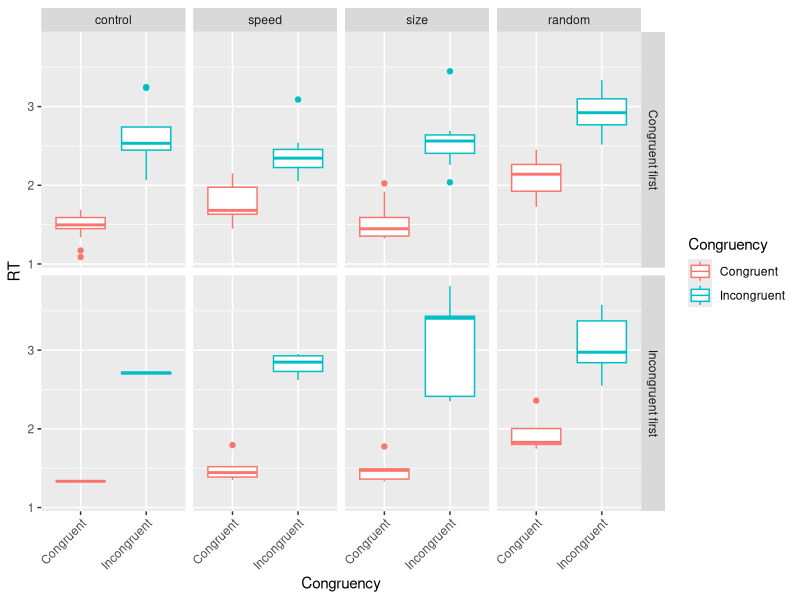
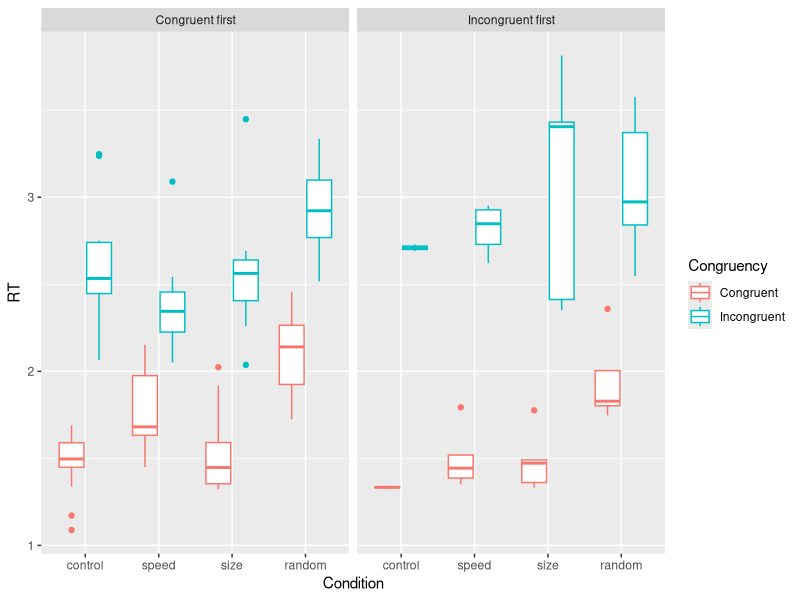
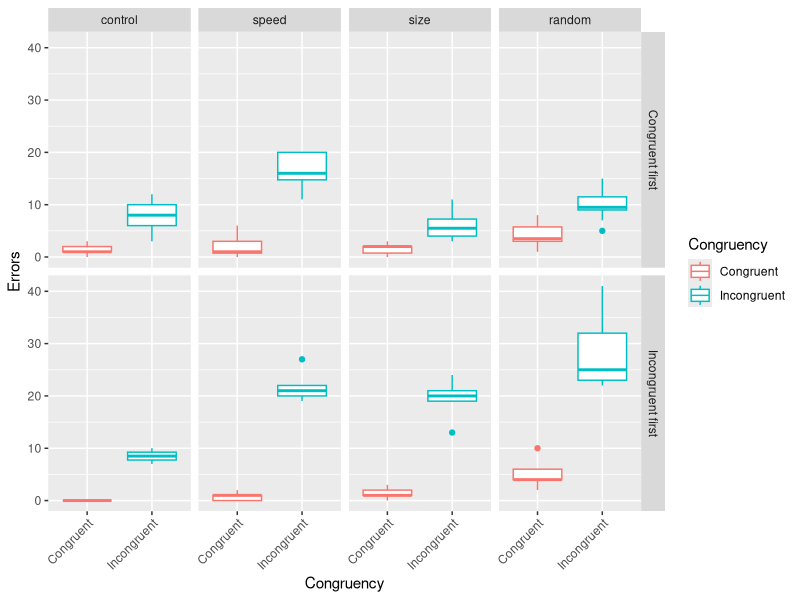
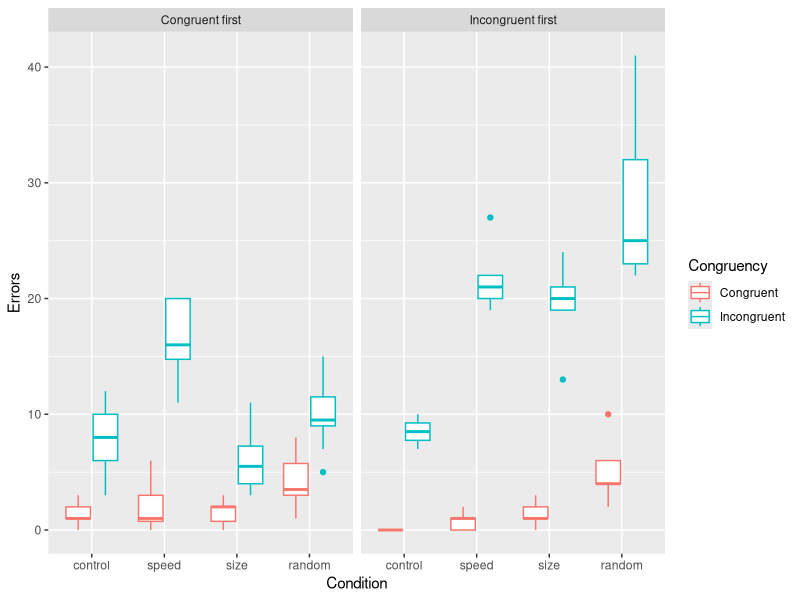
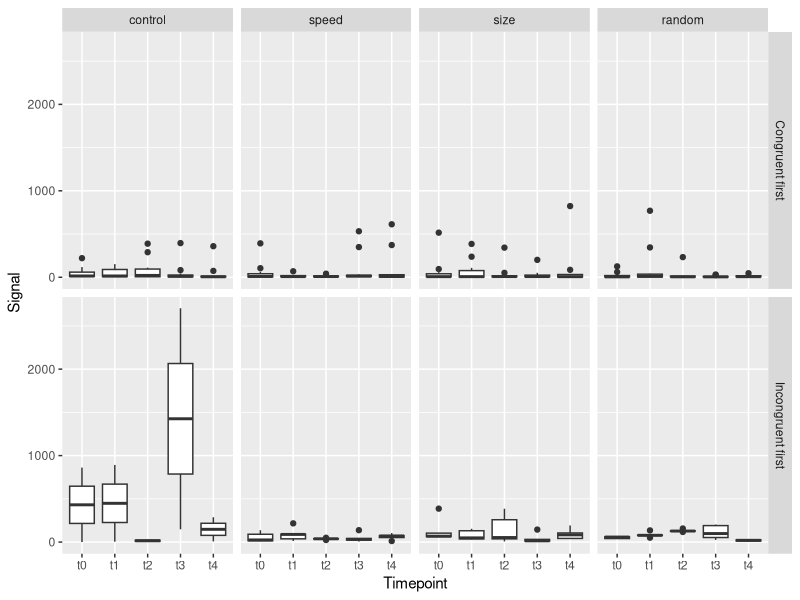
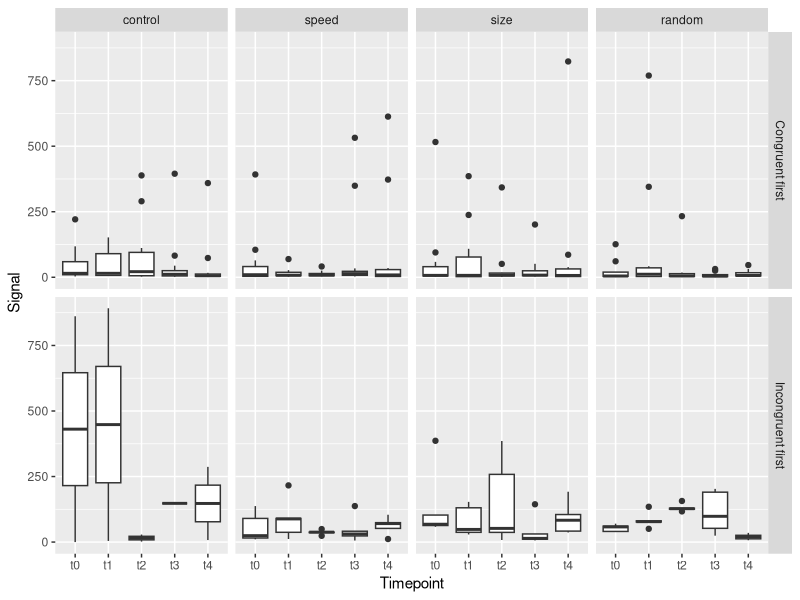

Here is the R script that generated these plots, in order:
## ---- chunk 1
library(tidyverse)
## ---- chunk 2
results <- 
  read_csv("data/stroopsim.csv",
           col_types = cols(.default = col_double()))

head(results) %>%
  knitr::kable()
## ---- chunk 3
results <- 
  results %>%
  rename(errorsCongruent = "@#errorsCong",
         errorsIncongruent = "@#errorsInco")

head(results) %>%
  select(sex, Condition, errorsCongruent, errorsIncongruent) %>% 
  knitr::kable()
## ---- chunk 4
results <- 
  results %>%
  mutate(HabitNr = 1:n()) %>%
  relocate(HabitNr)

head(results) %>%
  knitr::kable()
## ---- chunk 5
results <-
  results %>%
  mutate(sex = factor(sex, levels = c(1, 2), labels = c("female", "male")),
         Condition = factor(Condition, levels = c(0, 1, 2, 3), labels = c("control", "speed", "size", "random")),
         IncongruentFirst = factor(IncongruentFirst,
                                   levels = c(0, 1),
                                   labels = c("Congruent first", "Incongruent first")))

head(results) %>%
  knitr::kable()
## ---- chunk 6
rt <- 
  results %>%
  select(HabitNr, Condition, IncongruentFirst, ReactiontimemeanCong, ReactiontimemeanInco) %>%
  pivot_longer(cols = c(ReactiontimemeanCong, ReactiontimemeanInco), 
               names_to = "Congruency",
               values_to = "RT") %>%
  mutate(Congruency = factor(Congruency, 
                             levels = c("ReactiontimemeanCong", "ReactiontimemeanInco"),
                             labels = c("Congruent", "Incongruent")))

head(rt) %>%
  knitr::kable()
## ---- chunk 7
ggplot(rt, aes(x = Congruency, y=RT, color=Congruency)) + 
  geom_boxplot() +
  facet_grid(IncongruentFirst ~ Condition) + 
  theme(axis.text.x = element_text(angle = 45, hjust=1))
## ---- chunk 8
ggplot(rt, aes(x = Condition, y=RT, color=Congruency)) + 
  geom_boxplot() +
  facet_grid(. ~ IncongruentFirst)

## ---- chunk 9
rt_fit <- lmerTest::lmer(RT ~ Condition + IncongruentFirst + Congruency + (1|HabitNr),
                         data = rt)
summary(rt_fit)
## ---- chunk 10
drop1(rt_fit)
## ---- chunk 11
trialsN <- 120
errors <- 
  results %>%
  select(HabitNr, Condition, IncongruentFirst, errorsCongruent, errorsIncongruent) %>%
  pivot_longer(cols = c(errorsCongruent, errorsIncongruent), 
               names_to = "Congruency",
               values_to = "Errors") %>%
  mutate(Congruency = factor(Congruency, 
                             levels = c("errorsCongruent", "errorsIncongruent"),
                             labels = c("Congruent", "Incongruent")))

head(errors) %>%
  knitr::kable()
## ---- chunk 12
ggplot(errors, aes(x = Congruency, y=Errors, color=Congruency)) + 
  geom_boxplot() +
  facet_grid(IncongruentFirst ~ Condition) + 
  theme(axis.text.x = element_text(angle = 45, hjust=1))
## ---- chunk 13
ggplot(errors, aes(x = Condition, y=Errors, color=Congruency)) + 
  geom_boxplot() +
  facet_grid(. ~ IncongruentFirst)
## ---- chunk 14
errors_fit <- lme4::glmer(cbind(Errors, 120) ~ Condition + IncongruentFirst + Congruency + (1|HabitNr),
                          family = "binomial",
                          data = errors)
summary(errors_fit)
## ---- chunk 15
drop1(errors_fit, test = c("Chisq"))
## ---- chunk 16
clean_results <-
  results %>%
  mutate(S0A = ifelse(is.na(S0A), Bs0, S0A),
         S1A = ifelse(is.na(S1A), Bs1, S1A),
         S2A = ifelse(is.na(S2A), Bs2, S2A),
         S3A = ifelse(is.na(S3A), Bs3, S3A),
         S4A = ifelse(is.na(S4A), Bs4, S4A))

head(clean_results) %>%
  select(HabitNr, S0A:S4A, Bs0:Bs4) %>%
  knitr::kable() 
## ---- chunk 17
t1 <- 
  results %>%
  drop_na(S0A)

head(t1) %>%
  knitr::kable()
## ---- chunk 18
t1 <- 
  t1 %>%
  select(HabitNr, Condition, IncongruentFirst, S0A:S4A) %>%
  pivot_longer(cols=c(S0A:S4A), names_to = "Timepoint", values_to = "Signal") %>%
  mutate(Timepoint = factor(Timepoint, 
                            levels = c("S0A", "S1A", "S2A", "S3A", "S4A"),
                            labels = c("t0", "t1", "t2", "t3", "t4")))
head(t1) %>%
  knitr::kable()
## ---- chunk 19
t2 <- 
  results %>%
  drop_na(Bs0) %>%
  select(HabitNr, Condition, IncongruentFirst, Bs0:Bs4) %>%
  pivot_longer(cols=c(Bs0:Bs4), names_to = "Timepoint", values_to = "Signal") %>%
  mutate(Timepoint = factor(Timepoint, 
                            levels = c("Bs0", "Bs1", "Bs2", "Bs3", "Bs4"),
                            labels = c("t0", "t1", "t2", "t3", "t4")))

head(t2) %>%
  knitr::kable()
## ---- chunk 20
signal <- bind_rows(t1, t2)

ggplot(signal, aes(x = Timepoint, y=Signal)) +
  geom_boxplot() +
  facet_grid(IncongruentFirst ~ Condition)
## ---- chunk 21
ggplot(signal %>% filter(Signal < 1000), 
       aes(x = Timepoint, y=Signal)) +
  geom_boxplot() +
  facet_grid(IncongruentFirst ~ Condition)
## ---- chunk 22
signal_fit <- lmerTest::lmer(Signal ~ Timepoint + Condition + IncongruentFirst + (1|HabitNr),
                          data = signal)
summary(signal_fit)
## ---- chunk 23
drop1(signal_fit)
